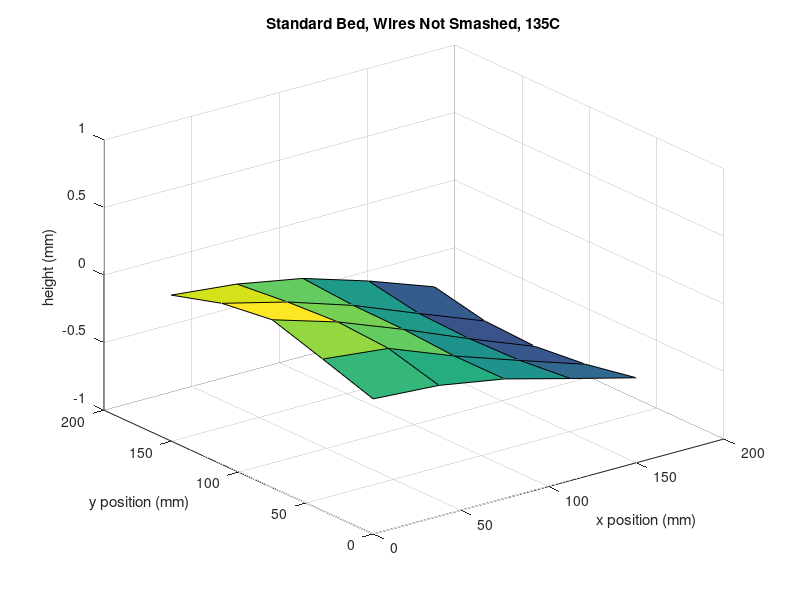

The MATLAB source for this figure:
X = [0, 37.5, 75, 112.5, 150, 0, 37.5, 75, 112.5, 150, 0, 37.5, 75, 112.5, 150,0, 37.5, 75, 112.5, 150,0, 37.5, 75, 112.5, 150,];
Y = [0, 0, 0, 0, 0, 37.5, 37.5, 37.5, 37.5, 37.5, 75, 75, 75, 75, 75, 112.5, 112.5, 112.5, 112.5, 112.5, 150, 150, 150, 150, 150];
Z = [0, -.032, -.116, -.245, -.371, .123, .070, -.118, -.283, -.443, .242, .094, -.093, -.294, -.483, .192, .070, -.087, -.279, -.466, .081, .031, -.059, -.210, -.385 ];
xr = reshape(X, 5, 5);
yr = reshape(Y, 5, 5);
zr = reshape(Z, 5, 5);
surf(xr, yr, zr)
zlim([-1 1])
xlabel('x position (mm)')
ylabel('y position (mm)')
zlabel('height (mm)')
title("Standard Bed, Wires Not Smashed, 135C");
